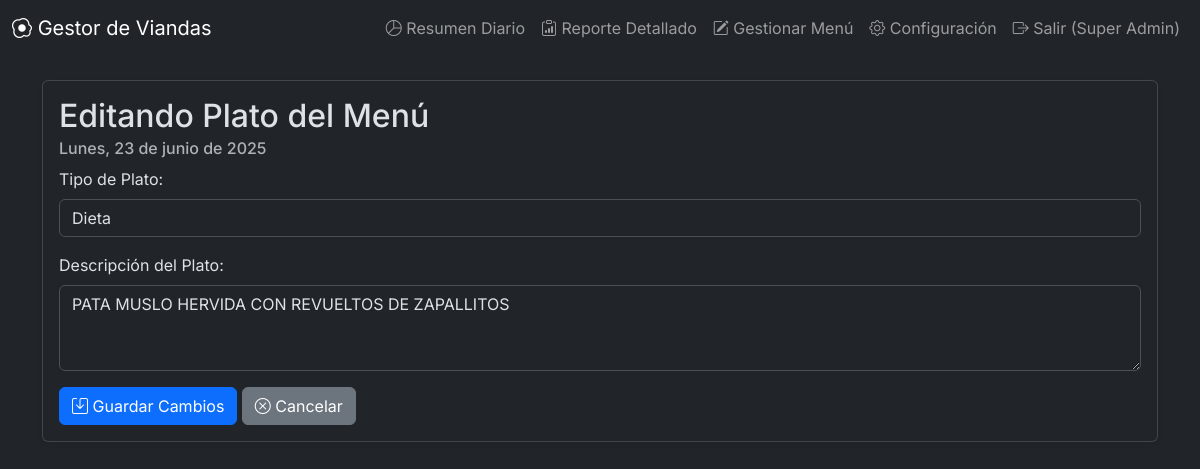
Screenshot of /admin/edit_menu_item/9 (signed in) with the database file from the repository.
### app.py (models this page shows, shortened)
class User(UserMixin, db.Model):
    id = db.Column(db.Integer, primary_key=True); name = db.Column(db.String(100), nullable=False); email = db.Column(db.String(100), unique=True, nullable=False); password_hash = db.Column(db.String(128)); sector = db.Column(db.String(50)); role = db.Column(db.String(20), default='empleado')
    @property
    def is_admin(self): return self.role == 'admin'

class Menu(db.Model):
    id = db.Column(db.Integer, primary_key=True); menu_date = db.Column(db.Date, nullable=False); menu_type = db.Column(db.String(50), nullable=False); description = db.Column(db.String(200), nullable=False)

### app.py (the view)
@app.route('/admin/edit_menu_item/<int:menu_id>', methods=['GET', 'POST'])
@login_required
def admin_edit_menu_item(menu_id):
    if not current_user.is_admin: return redirect(url_for('index'))
    menu_item = Menu.query.get_or_404(menu_id)
    if request.method == 'POST':
        menu_item.description = request.form.get('description'); menu_item.menu_type = request.form.get('menu_type'); db.session.commit()
        flash('El plato ha sido actualizado con éxito.'); return redirect(url_for('admin_manage_menu'))
    return render_template('admin_edit_menu_item.html', menu_item=menu_item)

### app.py (called while the page is built)
@app.template_filter('format_es')
def format_date_spanish(dt, format_type='full'):
    dias = {1: "Lunes", 2: "Martes", 3: "Miércoles", 4: "Jueves", 5: "Viernes", 6: "Sábado", 7: "Domingo"}
    meses = {1: "enero", 2: "febrero", 3: "marzo", 4: "abril", 5: "mayo", 6: "junio", 7: "julio", 8: "agosto", 9: "septiembre", 10: "octubre", 11: "noviembre", 12: "diciembre"}
    if format_type == 'full':
        return f"{dias[dt.isoweekday()]}, {dt.day} de {meses[dt.month]} de {dt.year}"
    elif format_type == 'abbr':
        return f"{dias[dt.isoweekday()][:3]} {dt.day}"
    elif format_type == 'day_only': # <-- NUEVA OPCIÓN AÑADIDA
        return dias[dt.isoweekday()]
    return dt.strftime('%Y-%m-%d')

@login_manager.user_loader
def load_user(user_id): return User.query.get(int(user_id))

### templates/admin_edit_menu_item.html
{% extends "layout.html" %}
{% block content %}
<div class="card shadow-sm">
    <div class="card-body">
        <h2 class="card-title">Editando Plato del Menú</h2>
        <h6 class="card-subtitle mb-2 text-muted">{{ menu_item.menu_date|format_es('full') }}</h6>
        <form method="POST">
            <div class="mb-3">
                <label for="menu_type" class="form-label">Tipo de Plato:</label>
                <input type="text" class="form-control" id="menu_type" name="menu_type" value="{{ menu_item.menu_type }}" required>
            </div>
            <div class="mb-3">
                <label for="description" class="form-label">Descripción del Plato:</label>
                <textarea class="form-control" id="description" name="description" rows="3" required>{{ menu_item.description }}</textarea>
            </div>
            <button type="submit" class="btn btn-primary"><i class="bi bi-save"></i> Guardar Cambios</button>
            <a href="{{ url_for('admin_manage_menu') }}" class="btn btn-secondary"><i class="bi bi-x-circle"></i> Cancelar</a>
        </form>
    </div>
</div>
{% endblock %}

### templates/layout.html (shortened to what this page needs)
<!doctype html>
<html lang="es" data-bs-theme="dark">
<head>
    <link href="https://cdn.jsdelivr.net/npm/bootstrap@5.3.3/dist/css/bootstrap.min.css" rel="stylesheet">
    <link rel="stylesheet" href="https://cdn.jsdelivr.net/npm/bootstrap-icons@1.11.3/font/bootstrap-icons.min.css">
    <link rel="stylesheet" href="{{ url_for('static', filename='style.css') }}">
</head>
<body>
    <nav class="navbar navbar-expand-lg navbar-dark bg-dark mb-4">
        <div class="container-fluid">
            <a class="navbar-brand" href="{{ url_for('login') }}"><i class="bi bi-egg-fried"></i> Gestor de Viandas</a>
            <div class="d-flex">
                <div class="navbar-nav">
                    {% if current_user.is_authenticated %}
                        {% if current_user.role == 'admin' %}
                            <a class="nav-link" href="{{ url_for('admin_summary') }}"><i class="bi bi-pie-chart"></i> Resumen Diario</a>
                            <a class="nav-link" href="{{ url_for('admin_dashboard') }}"><i class="bi bi-clipboard-data"></i> Reporte Detallado</a>
                            <a class="nav-link" href="{{ url_for('admin_manage_menu') }}"><i class="bi bi-pencil-square"></i> Gestionar Menú</a>
                            <a class="nav-link" href="{{ url_for('admin_settings') }}"><i class="bi bi-gear"></i> Configuración</a>
                        {% elif current_user.role == 'encargado' %}
                             <a class="nav-link" href="{{ url_for('manager_dashboard') }}"><i class="bi bi-list-check"></i> Cargar Viandas</a>
                             <a class="nav-link" href="{{ url_for('manager_personnel') }}"><i class="bi bi-people"></i> Gestionar Personal</a>
                        {% else %}
                             <a class="nav-link active" href="{{ url_for('index') }}">Mis Pedidos</a>
                        {% endif %}
                        <a class="nav-link" href="{{ url_for('logout') }}"><i class="bi bi-box-arrow-right"></i> Salir ({{ current_user.name }})</a>
                    {% endif %}
                </div>
            </div>
        </div>
    </nav>
    <main class="container mt-4">
        {% block content %}{% endblock %}
    </main>
</body>
</html>

### static/style.css (style rules this page uses)
body { font-family: 'Inter', sans-serif; }

### rows the page displays
User: name "Super Admin"
Menu: menu_date "Lunes, 23 de junio de 2025", menu_type "Dieta", description "PATA MUSLO HERVIDA CON REVUELTOS DE ZAPALLITOS"
